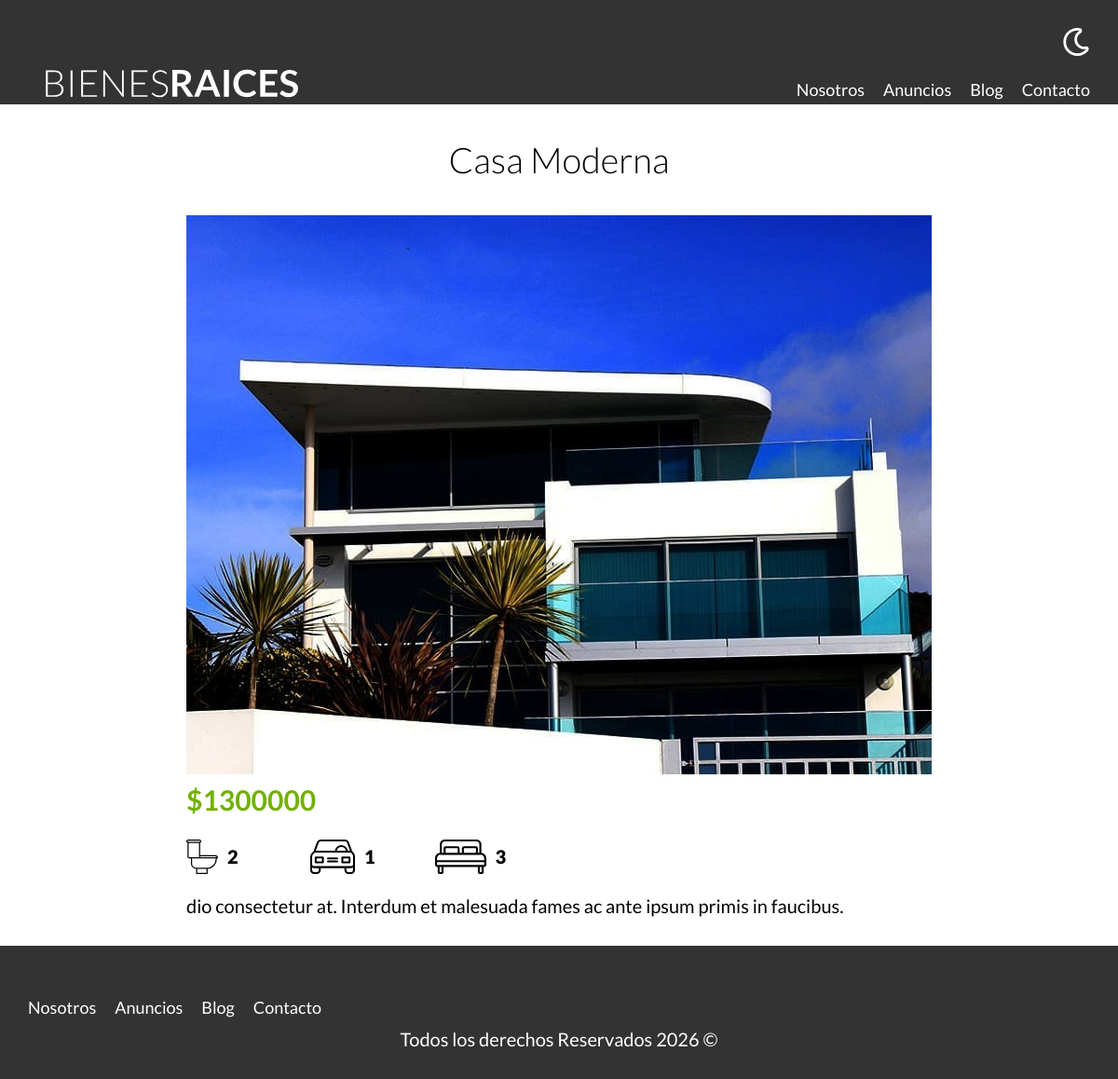
Screenshot of /propiedad?id=68 with the database file from the repository.
### tables this page shows
CREATE TABLE `propiedades` (
    `id` int(11) NOT NULL AUTO_INCREMENT,
    `titulo` varchar(60) DEFAULT NULL,
    `precio` decimal(10, 2) DEFAULT NULL,
    `imagen` varchar(200) DEFAULT NULL,
    `descripcion` longtext,
    `habitaciones` int(11) DEFAULT NULL,
    `wc` int(11) DEFAULT NULL,
    `estacionamiento` int(11) DEFAULT NULL,
    `vendedorId` int(11) DEFAULT NULL,
    `creado` date DEFAULT NULL,
    PRIMARY KEY (`id`),
    KEY `vendedorId_idx` (`vendedorId`),
    CONSTRAINT `vendedorId` FOREIGN KEY (`vendedorId`) REFERENCES `vendedores` (`id`)
);

### app/Controllers/PaginasController.php (called while the page is built, shortened)
<?php
class PaginasController
{
    public static function propiedad(Router $router)
    {
        $id = validarORedireccionar('/propiedades');
        $propiedad = Propiedad::find($id);
        $router->render('paginas/propiedad', [
            'propiedad' => $propiedad
        ]);
    }
}

### public/index.php (called while the page is built, shortened)
<?php
$router = new Router();
$router->get('/admin', [PropiedadController::class, 'index']);
$router->get('/propiedades/crear', [PropiedadController::class, 'crear']);
$router->post('/propiedades/crear', [PropiedadController::class, 'crear']);
$router->get('/propiedades/actualizar', [PropiedadController::class, 'actualizar']);
$router->post('/propiedades/actualizar', [PropiedadController::class, 'actualizar']);
$router->post('/propiedades/eliminar', [PropiedadController::class, 'eliminar']);
$router->get('/vendedores/crear', [VendedorController::class, 'crear']);
$router->post('/vendedores/crear', [VendedorController::class, 'crear']);
$router->get('/vendedores/actualizar', [VendedorController::class, 'actualizar']);
$router->post('/vendedores/actualizar', [VendedorController::class, 'actualizar']);
$router->post('/vendedores/eliminar', [VendedorController::class, 'eliminar']);
$router->get('/', [PaginasController::class, 'index']);
$router->get('/nosotros', [PaginasController::class, 'nosotros']);
$router->get('/propiedades', [PaginasController::class, 'propiedades']);
$router->get('/propiedad', [PaginasController::class, 'propiedad']);
$router->get('/blog', [PaginasController::class, 'blog']);
$router->get('/entrada-terraza', [PaginasController::class, 'entrada']);
$router->get('/entrada-exterior', [PaginasController::class, 'entrada']);
$router->get('/entrada-salon', [PaginasController::class, 'entrada']);
$router->get('/entrada-habitacion', [PaginasController::class, 'entrada']);
$router->get('/contacto', [PaginasController::class, 'contacto']);
$router->post('/contacto', [PaginasController::class, 'contacto']);
$router->get('/login', [LoginController::class, 'login']);
$router->get('/logout', [LoginController::class, 'logout']);
$router->post('/login', [LoginController::class, 'login']);
$router->comprobarRutas();

### includes/funciones.php (called while the page is built, shortened)
<?php
function validarORedireccionar(string $url)
{
    $id = $_GET['id'];
    $id = filter_var($id, FILTER_VALIDATE_INT);
    return $id;
}

### app/Models/ActiveRecord.php (called while the page is built, shortened)
<?php
class ActiveRecord
{
    protected static $db;
    protected static $tabla = '';
    public static function setDB($database)
    {
        self::$db = $database;
    }
    public static function find($id)
    {
        $query = "SELECT * FROM " . static::$tabla . " WHERE id = {$id}";
        $resultado = self::consultarSQL($query);
        return array_shift($resultado);
    }
    public static function consultarSQL($query)
    {
        $resultado = self::$db->query($query);
        $array = [];
        while ($registro = $resultado->fetch_assoc()) {
            $array[] = static::crearObjeto($registro);
        }
        return $array;
    }
    protected static function crearObjeto($registro)
    {
        $objeto = new static();
        foreach ($registro as $key => $value) {
            if (property_exists($objeto, $key)) {
                $objeto->$key = $value;
            }
        }
        return $objeto;
    }
}

### views/paginas/propiedad.php (the view)
<main class="contenedor seccion contenido-centrado">
    <h1><?php echo $propiedad->titulo; ?></h1>
    <img loading="lazy" src="/imagenes/<?php echo $propiedad->imagen; ?>" alt="imagen de la propiedad">
    <div class="resumen-propiedad">
        <p class="precio">$<?php echo $propiedad->precio; ?></p>
        <ul class="iconos-caracteristicas">
            <li>
                <img class="icono" loading="lazy" src="build/img/icono_wc.svg" alt="icono wc">
                <p><?php echo $propiedad->wc; ?></p>
            </li>
            <li>
                <img class="icono" loading="lazy" src="build/img/icono_estacionamiento.svg" alt="icono estacionamiento">
                <p><?php echo $propiedad->estacionamiento; ?></p>
            </li>
            <li>
                <img class="icono" loading="lazy" src="build/img/icono_dormitorio.svg" alt="icono habitaciones">
                <p><?php echo $propiedad->habitaciones; ?></p>
            </li>
        </ul>
        <p><?php echo $propiedad->descripcion; ?></p>
    </div>
</main>

### public/build/css/app.css (style rules this page uses)
*,:after,:before { box-sizing:border-box }
blockquote,body,dd,dl,figure,h1,h2,h3,h4,p { margin:0 }
html { height:100%;scroll-behavior:smooth }
body { line-height:1.5;min-height:100vh;text-rendering:optimizeSpeed;-webkit-font-smoothing:antialiased }
canvas,img,picture,svg,video { display:block;max-width:100% }
html { box-sizing:border-box;font-size:62.5% }
*,:after,:before { box-sizing:inherit }
body { font-family:Lato,sans-serif;font-size:1.6rem;line-height:1.8 }
p { font-size:2rem }
.contenedor { margin:0 auto;max-width:120rem;width:95% }
img,picture { display:block;width:100% }
h1,h2,h3 { font-family:Lato,sans-serif;font-weight:300;margin:2.5rem 0;text-align:center }
h1 { font-size:3.8rem }
.seccion { margin-bottom:2.5rem;margin-top:2.5rem }
.contenido-centrado { max-width:80rem }
.icono { text-align:center }
.precio { color:#71b100;font-size:3rem;font-weight:700 }
.iconos-caracteristicas { display:flex;list-style:none;max-width:40rem;padding:0 }
.iconos-caracteristicas li { display:flex;flex:1 }
.iconos-caracteristicas li img { flex:0 0 3rem;margin-right:1rem }
.iconos-caracteristicas li p { font-weight:900 }

### rows the page displays
propiedades: titulo "Casa Moderna", imagen (picture), precio "1300000", wc "2", estacionamiento "1", habitaciones "3", descripcion "dio consectetur at. Interdum et malesuada fames ac ante ipsum primis in faucibus."
